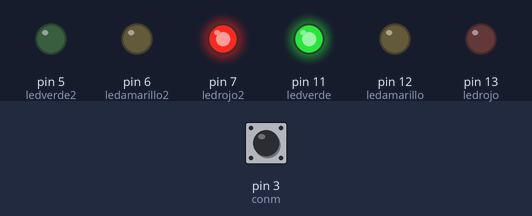
The sketch below on a simulated Arduino Uno, built with avr-gcc and run on an emulated ATmega328P. Parts: output pins drawn as LEDs (lit = HIGH). Dashed ring = blinking. The test bench sets the inputs (shaded band); at power-on: pin 3 (conm) HIGH.

Above: at 1.2 s.
1.3 s: pin 3 (conm) pulled LOW for 0.15 s
At 6.7 s:
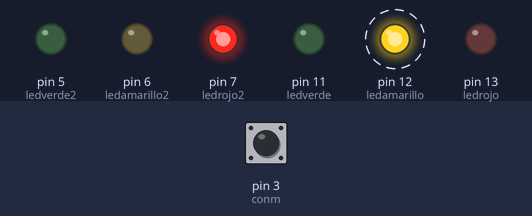
At 10.5 s:
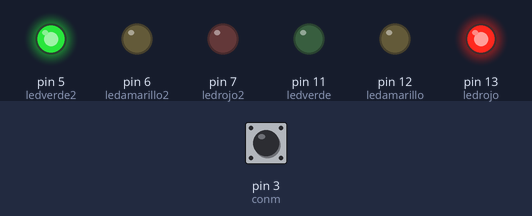
Timing chart, 0 to 21.3 s (numbered marks = the images above; inputs shaded):
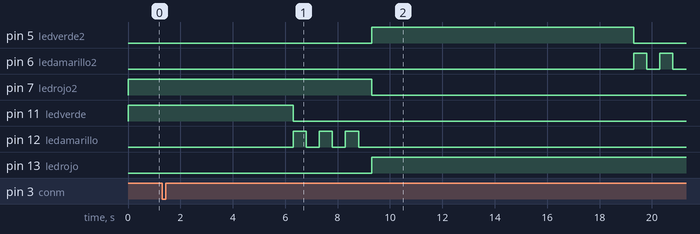

The sketch:

tema3-4.ino
```cpp
#define conm 3
byte ledrojo = 13, ledverde = 11, ledamarillo = 12, ledrojo2 = 7, ledamarillo2 = 6, ledverde2 = 5;
void parpadeo(int i, byte colorled, int encendido, int apagado) {
  int j=0;
  while (j<i){
  digitalWrite(colorled, HIGH); delay(encendido); digitalWrite(colorled, LOW); delay(apagado);
  j++;
  }
}
void setup() {
  // put your setup code here, to run once:
  pinMode(ledrojo, OUTPUT);
  pinMode(ledamarillo, OUTPUT);
  pinMode(ledverde, OUTPUT);
  pinMode(ledrojo2, OUTPUT);
  pinMode(ledamarillo2, OUTPUT);
  pinMode(ledverde2, OUTPUT);
  pinMode(conm, INPUT_PULLUP);
  digitalWrite(ledrojo2, HIGH);
  digitalWrite(ledverde, HIGH);
}

void loop() {
  // put your main code here, to run repeatedly:
  if (digitalRead(conm) == LOW) {
delay(5000);
digitalWrite(ledverde, LOW);
parpadeo(3, ledamarillo, 500, 500);
digitalWrite(ledrojo2, LOW);
digitalWrite(ledrojo, HIGH);
parpadeo(1, ledverde2, 10000, 0);
parpadeo(3, ledamarillo2, 500, 500);
digitalWrite(ledrojo, LOW);
digitalWrite(ledrojo2, HIGH);
  digitalWrite(ledverde, HIGH);
  }
}
```

Measured:
- after the input at 1.3 s, pin 5 (ledverde2): LOW → HIGH after 8.0 s, → LOW 10.0 s later; pin 6 (ledamarillo2): alternates HIGH for 0.50 s and LOW for 0.50 s, starting after 18.0 s
